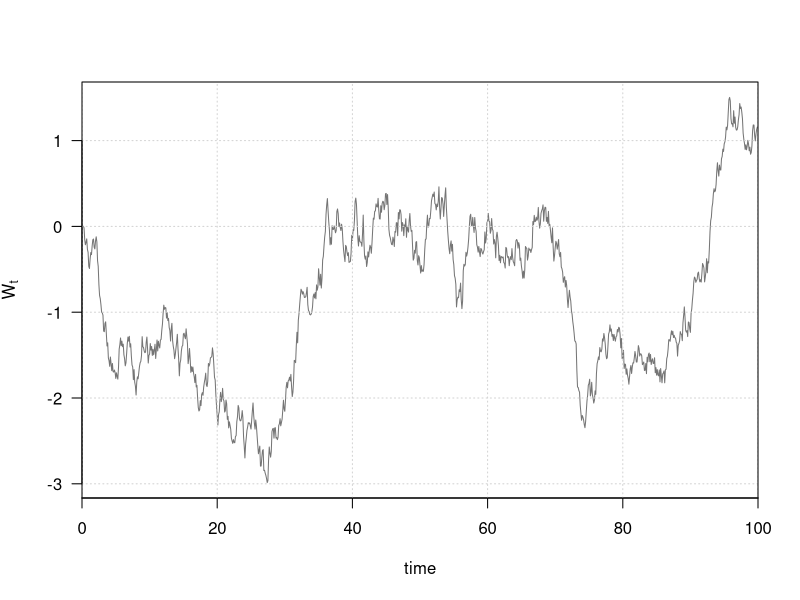

Reproduce this figure in R.
set.seed(10)
homo.wiener <- array(0, c(1000, 1))

t <- 0:1000  # time
sig2 <- 0.01
## first, simulate a set of random deviates
x <- rnorm(n = length(t) - 1, sd = sqrt(sig2))
## now compute their cumulative sum
homo.wiener <- c(0, cumsum(x))


matplot( homo.wiener, axes = FALSE,
         type = "l", col = rgb(.1,.1,.1,.6),
         ylim=c(min(homo.wiener),max(homo.wiener)), ylab = expression("W"[t]),
         xaxs="i", xlim = c(0,1000), xlab = "time")
axis(side = 1, las=1, at = c(0,200,400,600,800,1000), labels = c("0","20","40","60","80","100"))
axis(side = 2, las=1)

grid()
box()


